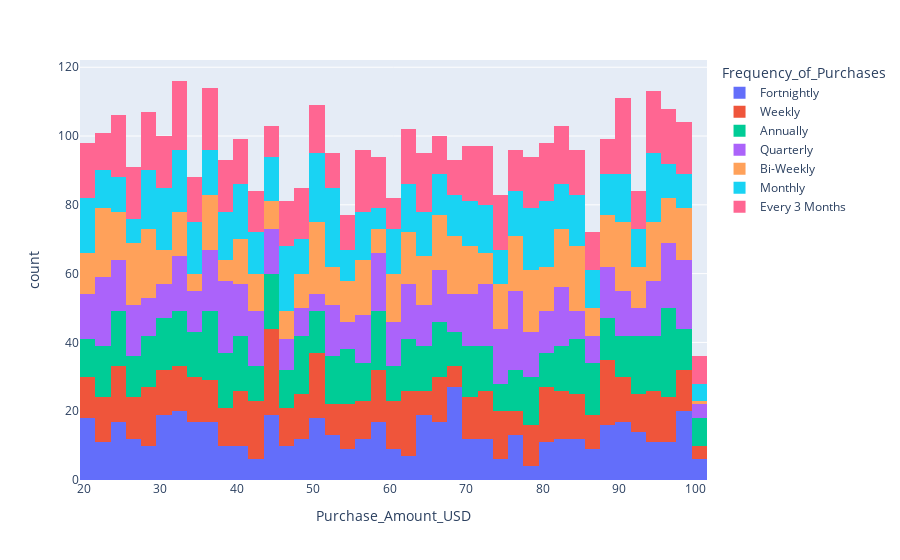

Source (notebook cell):
### Code cell
fig = px.histogram(data, x="Purchase_Amount_USD", color="Frequency_of_Purchases", hover_name="Purchase_Amount_USD")
fig.show()

### Figure 1 — Plotly figure (JSON) as saved in the notebook; plotly's stock layout.template omitted (floating-point values rounded to 4 significant figures; data arrays with more than 128 entries replaced by an {"elided": "..."} marker saying what was removed)
{"data": [{"bingroup": "x", "hovertemplate": "Frequency_of_Purchases=Fortnightly<br>Purchase_Amount_USD=%{x}<br>count=%{y}<extra></extra>", "legendgroup": "Fortnightly", "marker": {"color": "#636efa", "pattern": {"shape": ""}}, "name": "Fortnightly", "orientation": "v", "showlegend": true, "type": "histogram", "x": {"elided": "542 int values"}, "xaxis": "x", "yaxis": "y"}, {"bingroup": "x", "hovertemplate": "Frequency_of_Purchases=Weekly<br>Purchase_Amount_USD=%{x}<br>count=%{y}<extra></extra>", "legendgroup": "Weekly", "marker": {"color": "#EF553B", "pattern": {"shape": ""}}, "name": "Weekly", "orientation": "v", "showlegend": true, "type": "histogram", "x": {"elided": "539 int values"}, "xaxis": "x", "yaxis": "y"}, {"bingroup": "x", "hovertemplate": "Frequency_of_Purchases=Annually<br>Purchase_Amount_USD=%{x}<br>count=%{y}<extra></extra>", "legendgroup": "Annually", "marker": {"color": "#00cc96", "pattern": {"shape": ""}}, "name": "Annually", "orientation": "v", "showlegend": true, "type": "histogram", "x": {"elided": "572 int values"}, "xaxis": "x", "yaxis": "y"}, {"bingroup": "x", "hovertemplate": "Frequency_of_Purchases=Quarterly<br>Purchase_Amount_USD=%{x}<br>count=%{y}<extra></extra>", "legendgroup": "Quarterly", "marker": {"color": "#ab63fa", "pattern": {"shape": ""}}, "name": "Quarterly", "orientation": "v", "showlegend": true, "type": "histogram", "x": {"elided": "563 int values"}, "xaxis": "x", "yaxis": "y"}, {"bingroup": "x", "hovertemplate": "Frequency_of_Purchases=Bi-Weekly<br>Purchase_Amount_USD=%{x}<br>count=%{y}<extra></extra>", "legendgroup": "Bi-Weekly", "marker": {"color": "#FFA15A", "pattern": {"shape": ""}}, "name": "Bi-Weekly", "orientation": "v", "showlegend": true, "type": "histogram", "x": {"elided": "547 int values"}, "xaxis": "x", "yaxis": "y"}, {"bingroup": "x", "hovertemplate": "Frequency_of_Purchases=Monthly<br>Purchase_Amount_USD=%{x}<br>count=%{y}<extra></extra>", "legendgroup": "Monthly", "marker": {"color": "#19d3f3", "pattern": {"shape": ""}}, "name": "Monthly", "orientation": "v", "showlegend": true, "type": "histogram", "x": {"elided": "553 int values"}, "xaxis": "x", "yaxis": "y"}, {"bingroup": "x", "hovertemplate": "Frequency_of_Purchases=Every 3 Months<br>Purchase_Amount_USD=%{x}<br>count=%{y}<extra></extra>", "legendgroup": "Every 3 Months", "marker": {"color": "#FF6692", "pattern": {"shape": ""}}, "name": "Every 3 Months", "orientation": "v", "showlegend": true, "type": "histogram", "x": {"elided": "584 int values"}, "xaxis": "x", "yaxis": "y"}], "layout": {"barmode": "relative", "legend": {"title": {"text": "Frequency_of_Purchases"}, "tracegroupgap": 0}, "margin": {"t": 60}, "xaxis": {"anchor": "y", "domain": [0, 1], "title": {"text": "Purchase_Amount_USD"}}, "yaxis": {"anchor": "x", "domain": [0, 1], "title": {"text": "count"}}}}
